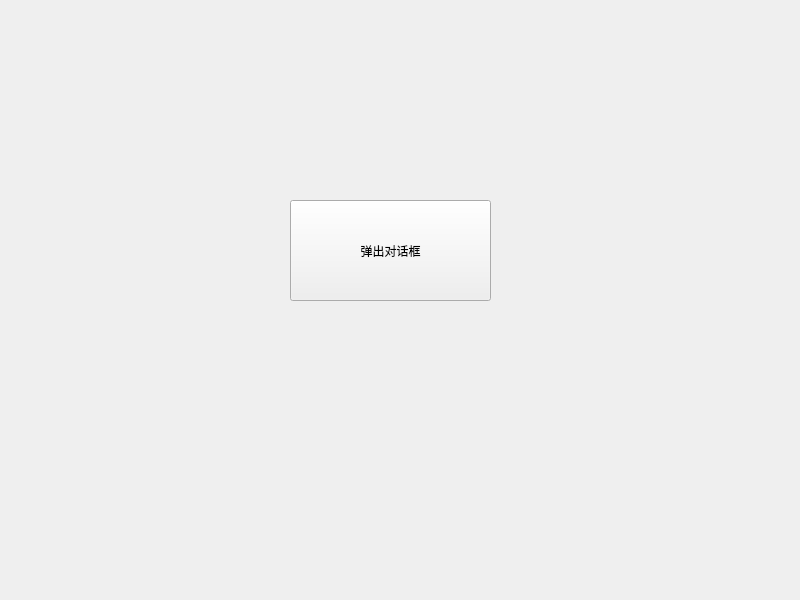
<?xml version="1.0" encoding="UTF-8"?>
<ui version="4.0">
 <class>Widget</class>
 <widget class="QWidget" name="Widget">
  <property name="geometry">
   <rect>
    <x>0</x>
    <y>0</y>
    <width>800</width>
    <height>600</height>
   </rect>
  </property>
  <property name="windowTitle">
   <string>Widget</string>
  </property>
  <widget class="QPushButton" name="pushButton">
   <property name="geometry">
    <rect>
     <x>290</x>
     <y>200</y>
     <width>201</width>
     <height>101</height>
    </rect>
   </property>
   <property name="text">
    <string>弹出对话框</string>
   </property>
  </widget>
 </widget>
 <resources/>
 <connections/>
</ui>
